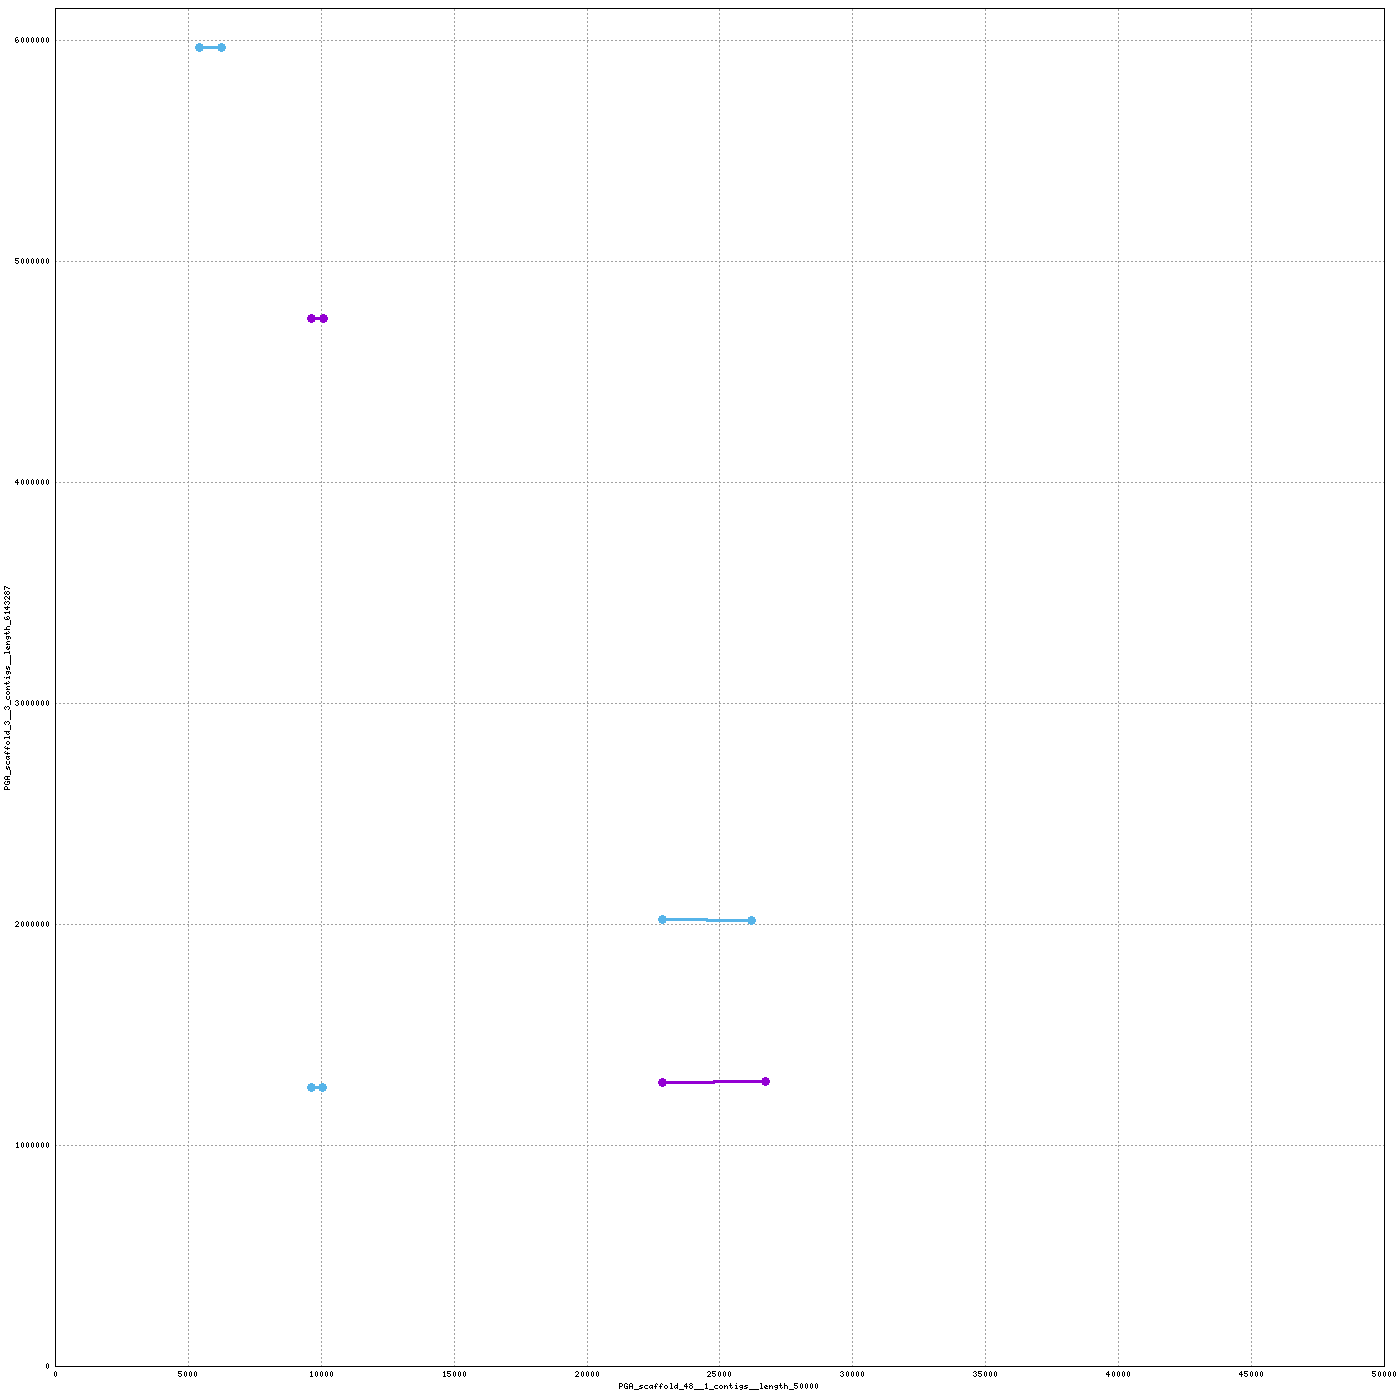

Here is the gnuplot script that generated this plot:
set terminal png tiny size 1400,1400
set output "/home/mike/Desktop/scripts/snakes/plot_pairs/hiCversion1.linear/nucmer/nucmer.95.png"
set size 1,1
set grid
unset key
set border 15
set tics scale 0
set xlabel "PGA_scaffold_48__1_contigs__length_50000"
set ylabel "PGA_scaffold_3__3_contigs__length_6143287"
set format "%.0f"
set mouse format "%.0f"
set mouse mouseformat "[%.0f, %.0f]"
if(GPVAL_VERSION < 5) set mouse clipboardformat "[%.0f, %.0f]"
set xrange [1:50000]
set yrange [1:6143287]
set style line 1  lt 1 lw 3 pt 6 ps 1
set style line 2  lt 3 lw 3 pt 6 ps 1
set style line 3  lt 2 lw 3 pt 6 ps 1
plot \
 "/home/mike/Desktop/scripts/snakes/plot_pairs/hiCversion1.linear/nucmer/nucmer.95.fplot" title "FWD" w lp ls 1, \
 "/home/mike/Desktop/scripts/snakes/plot_pairs/hiCversion1.linear/nucmer/nucmer.95.rplot" title "REV" w lp ls 2
